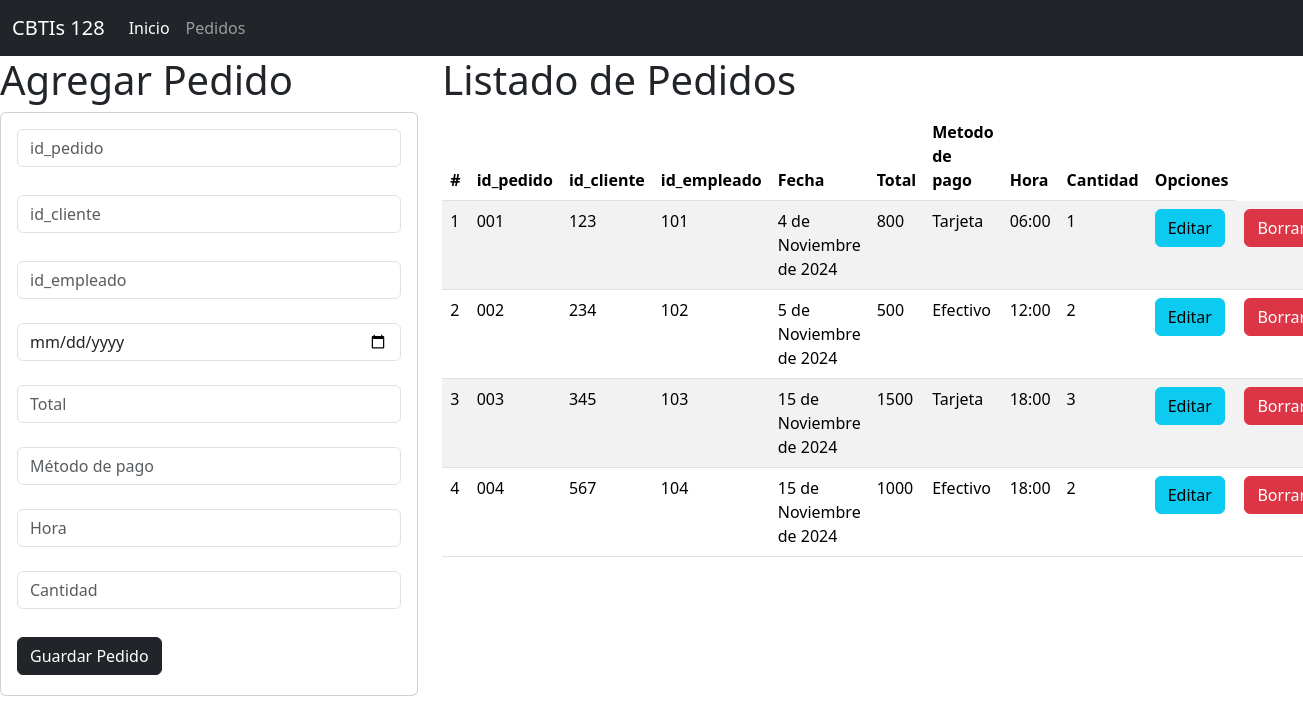
The page / on the database its author committed.
### pedidos_app/models.py (models this page shows, shortened)
class Pedidos(models.Model):
    id_pedido = models.CharField(primary_key=True, max_length=5)
    id_cliente = models.CharField(max_length=5)
    id_empleado = models.CharField(max_length=5)
    fecha = models.DateField(verbose_name="Fecha del pedido", null=False, blank=False)
    total = models.CharField(max_length=1000000)
    metodo_pago= models.CharField(max_length=20)
    horario = models.TimeField(verbose_name="Horario", auto_now=False, auto_now_add=False)
    cantidad = models.CharField(max_length=1000)

### pedidos_app/views.py (the view)
# urls.py: path('',views.inicio_vista, name="inicio_vista"),
def inicio_vista(request):
    lospedidos = Pedidos.objects.all()
    return render(request,"gestionarPedidos.html",{"lospedidos":lospedidos})

### pedidos_app/templates/gestionarPedidos.html
{% extends "base.html" %}
{% block cuerpo %}
<div class="row">
  <div class="col-sm-12 col-md-4 col-lg-4 col-xl-4">
    <h1>Agregar Pedido</h1>
    <div class="card">
      <div class="card-body">
        <form action="registrarPedidos/" method="POST"> {% csrf_token %}
          <div class="form-group">
            <input type="text" id="idpedido" name="idpedido" class="form-control" placeholder="id_pedido" minlenght="1" maxlenght="5" required><br>
          </div>
          <div class="form-group py-1">
            <input type="text" id="idcliente" name="idcliente" class="form-control" placeholder="id_cliente" maxlenght="5" required><br>
          </div>
          <div class="form-group">
            <input type="text" id="idempleado" name="idempleado" class="form-control" placeholder="id_empleado" min="1" max="5" required><br>
          </div>
          <div class="form-group">
            <input type="date" id="datefecha" name="datefecha" class="form-control" placeholder="Fecha" required><br>
          </div>
          <div class="form-group">
            <input type="text" id="numtotal" name="numtotal" class="form-control" placeholder="Total" required><br>
          </div>
          <div class="form-group">
            <input type="text" id="txtmetodopago" name="txtmetodopago" class="form-control" placeholder="Método de pago" required><br>
          </div>
          <div class="form-group">
            <input type="datetime" id="datehora" name="datehora" class="form-control" placeholder="Hora" required><br>
          </div>
          <div class="form-group">
            <input type="text" id="numcantidad" name="numcantidad" class="form-control" placeholder="Cantidad" required><br>
          </div>
          <div class="form-group py-1">
            <button type="submit" class="btn btn-dark">Guardar Pedido</button>
          </div>
        </form>
      </div>
    </div>
  </div>
<div class="col-sm-12 col-md-8 col-lg-8 col-xl-8">
  <h1>Listado de Pedidos</h1>
  <table class="table table-striped">
    <thead>
      <tr>
        <th scope="col">#</th>
        <th scope="col">id_pedido</th>
        <th scope="col">id_cliente</th>
        <th scope="col">id_empleado</th>
        <th scope="col">Fecha</th>
        <th scope="col">Total</th>
        <th scope="col">Metodo de pago</th>
        <th scope="col">Hora</th>
        <th scope="col">Cantidad</th>
        <th> Opciones </th>
      </tr>
    </thead>
    <tbody>
      {% for m in lospedidos %}
        <tr>
          <td>{{forloop.counter}}</td>
          <td>{{m.id_pedido}}</td>
          <td>{{m.id_cliente}}</td>
          <td>{{m.id_empleado}}</td>
          <td>{{m.fecha}}</td>
          <td>{{m.total}}</td>
          <td>{{m.metodo_pago}}</td>
          <td>{{m.horario}}</td>
          <td>{{m.cantidad}}</td>
          <td><a href="seleccionarPedidos/{{m.id_pedido}}" class="btn btn-info">Editar</a></td>
          <td><a href="borrarPedidos/{{m.id_pedido}}" class="btn btn-danger">Borrar</a></td>
        </tr>
      {% endfor %}
    </tbody>
  </table>
</div>
</div>
{% endblock %}

### pedidos_app/templates/base.html (shortened to what this page needs)
<!doctype html>
<html lang="es">
<head>
    <link href="https://cdn.jsdelivr.net/npm/bootstrap@5.3.3/dist/css/bootstrap.min.css" rel="stylesheet">
</head>
<body>
    <nav class="navbar navbar-expand-lg bg-dark" data-bs-theme="dark">
        <div class="container-fluid">
            <a class="navbar-brand" href="#">CBTIs 128</a>
            <div class="collapse navbar-collapse" id="navbarNav">
                <ul class="navbar-nav">
                <li class="nav-item">
                    <a class="nav-link active" aria-current="page" href="#">Inicio</a>
                </li>
                <li class="nav-item">
                    <a class="nav-link" href="#">Pedidos</a>
                </li>
                </ul>
            </div>
        </div>
    </nav>
        {% block cuerpo %}
        {% endblock %}
</body>
</html>

### rows shown on the page
Pedidos: id_pedido "001", id_cliente "123", id_empleado "101", fecha "4 de Noviembre de 2024", total "800", metodo_pago "Tarjeta", horario "06:00", cantidad "1"
Pedidos: id_pedido "002", id_cliente "234", id_empleado "102", fecha "5 de Noviembre de 2024", total "500", metodo_pago "Efectivo", horario "12:00", cantidad "2"
Pedidos: id_pedido "003", id_cliente "345", id_empleado "103", fecha "15 de Noviembre de 2024", total "1500", metodo_pago "Tarjeta", horario "18:00", cantidad "3"
Pedidos: id_pedido "004", id_cliente "567", id_empleado "104", fecha "15 de Noviembre de 2024", total "1000", metodo_pago "Efectivo", horario "18:00", cantidad "2"
